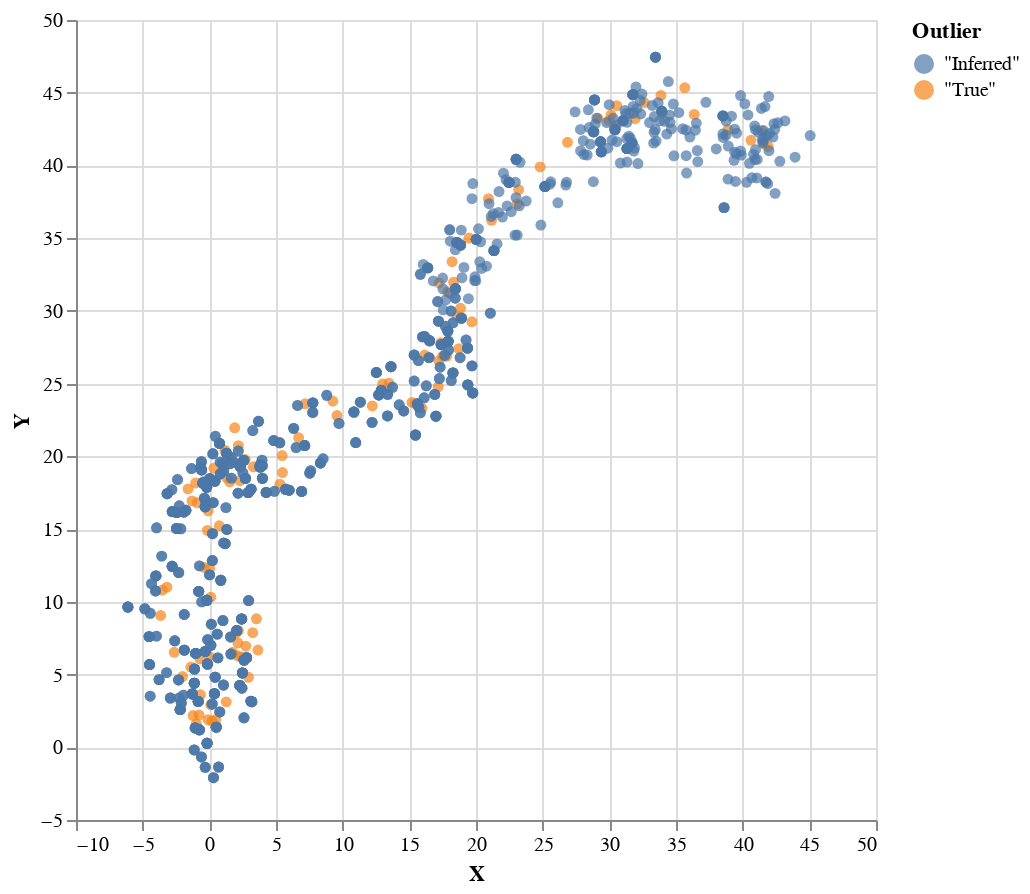

The notebook cell saved with this chart:
### Code cell
inferredVectors = fst =<< particles


plot 
    (zip 
        (fmap (\v -> (v V.! 0, v V.! 1)) $ trueVectors <> inferredVectors) 
        (replicate 100 (T.pack "True") <> replicate 1000 (T.pack "Inferred")))

### Figure 1 — Vega-Lite specification as saved in the notebook (floating-point values rounded to 4 significant figures; data arrays with more than 128 entries replaced by an {"elided": "..."} marker saying what was removed)
{"$schema": "https://vega.github.io/schema/vega-lite/v4.json", "data": {"values": {"elided": "1100 records"}}, "encoding": {"color": {"field": "Outlier"}, "x": {"field": "X", "type": "quantitative"}, "y": {"field": "Y", "type": "quantitative"}}, "height": 400, "mark": "circle", "width": 400}
